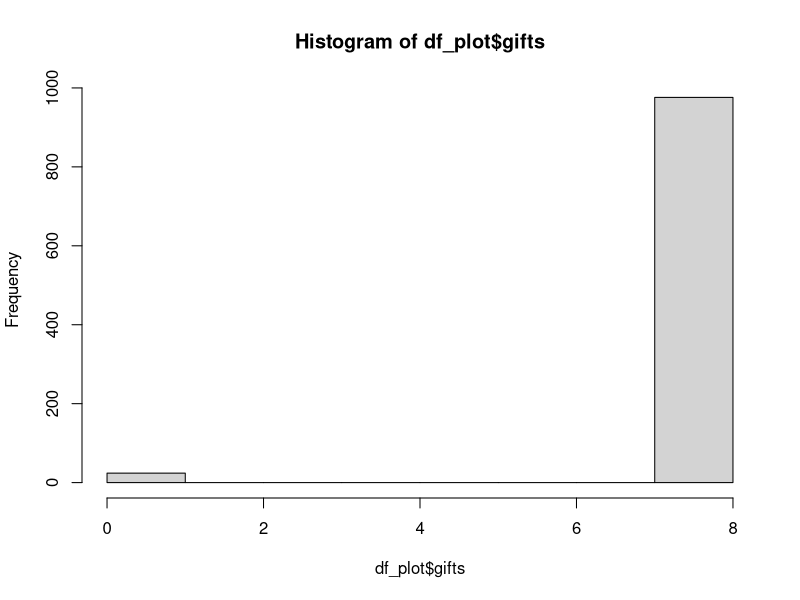

Source code (R):
library(tidyverse)

# Number of gifts in the gift pool
gifts <- 1000

# Expected number of members that are gifting (or trying to gift)
members <- 1000

# Number of occasions to suggest a gift for
occasions <- 10

# How well should gifts fit the occasion to be eligible for recommendation?
x <- 0.5

# Sample size based on number of gifts and occasions and value of x
size <- round(gifts/occasions + sqrt(x)*(gifts/(occasions/(occasions-1))), 0)

# Define the required degree of similarity
similarity <- 0.2

# How many gifts are do we want to recommend?
gift_rec <- 8

# Create a dataframe for members with score reflecting their characteristics
df <- data.frame(member = rep(1:members, size),
                 gift = rep(1:size, each = members),
                 score_member = rep(rnorm(members), size),
                 score_gift = rep(rnorm(size), members)) %>%
  mutate(distance = abs(score_member - score_gift),
         recommended = (distance < similarity)*1)


df_plot <- df %>% group_by(member) %>% summarize(gifts = min(gift_rec, sum(recommended)))

hist(df_plot$gifts)
mean(df_plot$gifts==gift_rec)
